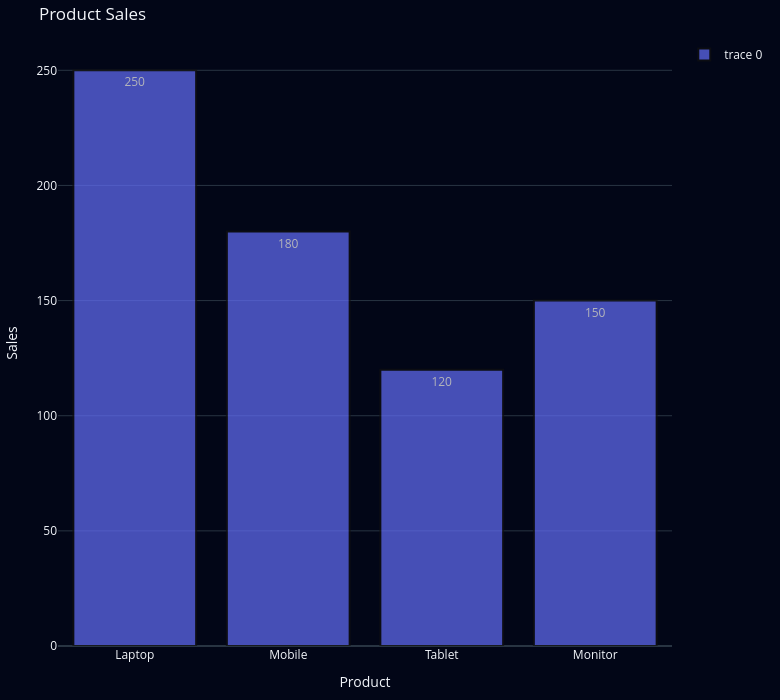

This figure's notebook cell:
### Code cell
df1 = pd.DataFrame({
    "Product": ["Laptop", "Mobile", "Tablet", "Monitor"],
    "Sales": [250, 180, 120, 150]
})


fig = go.Figure()

fig.add_trace(
    go.Bar(
        x=df1["Product"],
        y=df1["Sales"]
    )
)

fig.update_layout(
    title="Product Sales",
    width=780,
    height=700,
    xaxis_title="Product",
    yaxis_title="Sales",
    margin=dict(
        l=30,r=40,t=40,b=30
    ),
    template="plotly_dark",
    plot_bgcolor="#020617",
    paper_bgcolor="#020617",

    showlegend=True
)

fig.update_traces(
    opacity=0.7,
    marker=dict(
        line=dict(
            width=2
        )
    ),

    text=df1["Sales"],

    textposition="inside",
    hovertemplate="product: %{x}<br>Sales: %{y}<extra></extra>"
)

fig.show()

### Figure 1 — Plotly figure (JSON) as saved in the notebook; plotly's stock layout.template omitted (floating-point values rounded to 4 significant figures)
{"data": [{"hovertemplate": "product: %{x}<br>Sales: %{y}<extra></extra>", "marker": {"line": {"width": 2}}, "opacity": 0.7, "text": [250.0, 180.0, 120.0, 150.0], "textposition": "inside", "type": "bar", "x": ["Laptop", "Mobile", "Tablet", "Monitor"], "y": [250, 180, 120, 150]}], "layout": {"height": 700, "margin": {"b": 30, "l": 30, "r": 40, "t": 40}, "paper_bgcolor": "#020617", "plot_bgcolor": "#020617", "showlegend": true, "title": {"text": "Product Sales"}, "width": 780, "xaxis": {"title": {"text": "Product"}}, "yaxis": {"title": {"text": "Sales"}}}}
